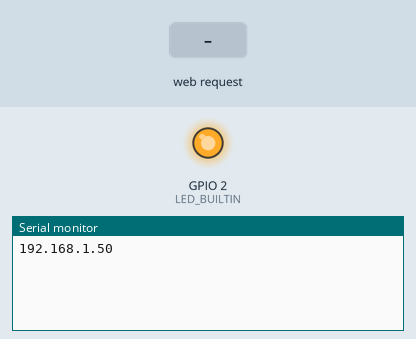
The sketch below on a simulated ESP8266 (NodeMCU). Shown: output pins drawn as LEDs (lit = HIGH, except the on-board LED, lit = LOW), the last lines printed to the serial monitor. The inputs (shaded band) are chosen by the test bench. WiFi joins after 1.5 s; servers stay silent unless stated.

Above: at 2.7 s.
2.8 s: HTTP request GET /w received
At 3.8 s:
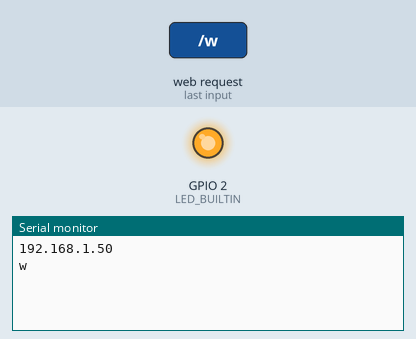
4.3 s: HTTP request GET /a received
At 5.5 s:
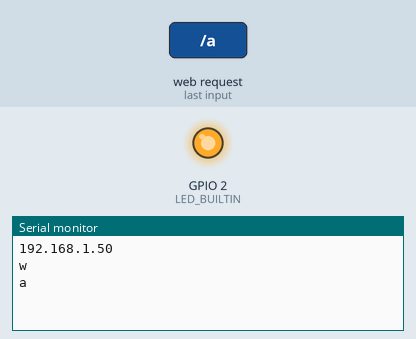
6.3 s: HTTP request GET /s received
At 7.1 s:
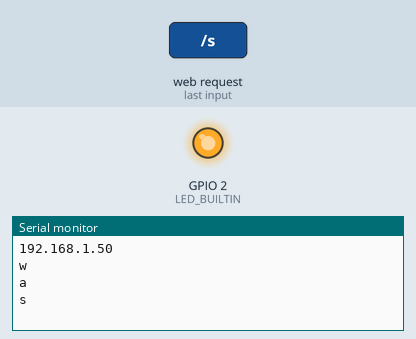

The sketch:

WiFiAccessPoint.ino
```cpp
#include <ESP8266WiFi.h>
//#include <ESP8266WebServer.h>
#include <ArduinoJson.h>


const char *ssid = "Mohammad";
const char *password = "";
const char *ssid2 = "Mohammad's Iphone";
const char *pass2 = "123456aa";
String t = "";
String ip1 = "";
int i =0;
WiFiServer server(80);


//void mainpage()
//{
//   server.send(200,"text/html",t);
////   server.arg("plain");
////   DynamicJasonBuffer jBuffer;
////   JasonObject& jObject = jBuffer.parsObject(data);
////   String ch = jObject["/s"];
////   Serial.println(ch);
//   Serial.println("w");
//
//};


void setup() {
  pinMode(LED_BUILTIN,OUTPUT);
	Serial.begin(115200);
	//Serial.println();
	//Serial.print("connecting to ");
  //Serial.print(ssid);
  WiFi.begin(ssid2, pass2);
  WiFi.begin(ssid, password);
  while (WiFi.status() != WL_CONNECTED)
  {
    delay(500);
    //Serial.print(".");
  };
  //Serial.println();
  //Serial.println("wifi connected");
  IPAddress ip =WiFi.localIP();

  ip1=String(ip[0])+".";
  ip1+=String(ip[1])+".";
  ip1+=String(ip[2])+".";
  ip1+=String(ip[3]);
  //texSerial.println(ip1);
  String a = "";
    a +="<!DOCTYPE html>\n";
  a +="<html>\n";
  a +="<head>\n";
  a +="    <title>Robot Navigation</title>\n";
  a +="    <link rel=\"stylesheet\" href=\"https://stackpath.bootstrapcdn.com/bootstrap/4.1.1/css/bootstrap.min.css\" integrity=\"sha384-WskhaSGFgHYWDcbwN70/dfYBj47jz9qbsMId/iRN3ewGhXQFZCSftd1LZCfmhktB\" crossorigin=\"anonymous\">\n";
  a +="    <link rel=\"stylesheet\" href=\"http://drive.google.com/uc?export=download&id=11IUqgh4O3E2dkZ9-Twi3n3N7hd3O-IZ6\">\n";
  a +="    <link href=\"https://fonts.googleapis.com/css?family=IBM+Plex+Mono:300\" rel=\"stylesheet\">\n";
  a +="    <link href=\"https://fonts.googleapis.com/css?family=Caveat|Permanent+Marker\" rel=\"stylesheet\">\n";
  a +="</head>\n";
  a +="<body>\n";
  a +="<div class=\"row\">\n";
  a +="     <div class=\"col-lg-4\">\n";
  a +="   <ul id=\"adidas\">\n";
  a +="        <li></li>\n";
  a +="        <li></li>\n";
  a +="       <li></li>\n";
  a +="   </ul>\n";
  a +="    </div>\n";
  a +="    <div class=\"col-lg-4\">\n";
  a +="        <h1 class=\"tm\">FORZA TEAMMELLI!</h1>\n";
  a +="    </div>\n";
  a +="<div class=\"col-lg-4\">\n";
  a +="    </div>\n";
  a +="    </div>\n";
  a +="<div class=\"row\">\n";
  a +="  <div class=\"col-lg-3\">\n";
  a +="    </div>\n";
  a +="    <div class=\"col-lg-3\" align=\"center\">\n";
  a +="    <h3 class=\"speed\">LEFT MOTOR SPEED</h3>\n";
  a +="        <canvas width=\"380\" height=\"250\" id=\"foo\"></canvas>\n";
  a +="        <h3 id=\"lm\" class=\"speed text-center\">left</h3>\n";
  a +="    </div>\n";
  a +="  <div class=\"col-lg-3 \" align=\"center\">\n";
  a +="    <h3  class=\"speed\">RIGHT MOTOR SPEED</h3>\n";
  a +="      <canvas width=\"380\" height=\"250\" id=\"boo\"></canvas>\n";
  a +="      <h3 id=\"rm\" class=\"speed text-center\">right</h3>\n";
  a +="    </div>\n";
  a +="</div>\n";
  a +="<div class=\"row\">\n";
  a +="    <div class=\"col-lg-4\"></div>\n";
  a +="    <div class=\"col-lg-4\">\n";
  a +="        <form>\n";
  a +="        <ul id=\"keyboard\">\n";
  a +="            <li id=\"w\" class=\"letterW\">W</li>\n";
  a +="            <li id=\"a\" class=\"letter\">A</li>\n";
  a +="            <li id=\"s\" class=\"letter\">S</li>\n";
  a +="           <li id=\"d\" class=\"letter\">D</li>\n";
  a +="    </ul>\n";
  a +="    </form>\n";
  a +="    </div>\n";
  a +="    <div class=\"col-lg-4\"></div>\n";
  a +="</div>\n";
  a +="<script type=\"text/javascript\" src=\"http://ajax.googleapis.com/ajax/libs/jquery/1.3.2/jquery.min.js\"></script>\n";
  a +="<script type=\"text/javascript\" src=\"/keyboard.js\"></script>\n";
  a +="<script src=\"https://ajax.googleapis.com/ajax/libs/jquery/3.1.0/jquery.min.js\"></script>\n";
  a +="<script type=\"text/javascript\">\n";
  a +="window.onload = function() {\n";
  a +="  document.getElementById(\"w\").onclick = function() {\n";
  a +=" $.post(\"http://";
  a += ip1;
  a += ":80\",\"/w\\n\", function(response){\n";
  a += "var lines = response.split('t');\n";
  a += "$('#lm').html(lines[0]);\n";
  a += "$('#rm').html(lines[1]);\n";
  a +=" gauge.set(lines[0]);\n";
  a +=" gaugeR.set(lines[1]);\n";
  a +=" });\n";
  a +=" event.preventDefault();\n";
  a +="}\n";
  a +=" document.getElementById(\"a\").onclick = function() {\n";
  a +=" $.post(\"http://";
  a += ip1;
  a += ":80\",\"/a\\n\", function(response){\n";
  a += "var lines = response.split('t');\n";
  a += "$('#lm').html(lines[0]);\n";
  a += "$('#rm').html(lines[1]);\n";
  a +=" gauge.set(lines[0]);\n";
  a +=" gaugeR.set(lines[1]);\n";
  a +=" });\n";
  a +=" event.preventDefault();\n";
  a +="}\n";
  a +=" document.getElementById(\"s\").onclick = function() {\n";
  a +=" $.post(\"http://";
  a += ip1;
  a += ":80\",\"/s\\n\", function(response){\n";
  a += "var lines = response.split('t');\n";
  a += "$('#lm').html(lines[0]);\n";
  a += "$('#rm').html(lines[1]);\n";
  a +=" gauge.set(lines[0]);\n";
  a +=" gaugeR.set(lines[1]);\n";
  a +=" });\n";
  a +="event.preventDefault();\n";
  a +="}\n";
  a +=" document.getElementById(\"d\").onclick = function() {\n";
  a +=" $.post(\"http://";
  a += ip1;
  a += ":80\",\"/d\\n\", function(response){\n";
  a += "var lines = response.split('t');\n";
  a += "$('#lm').html(lines[0]);\n";
  a += "$('#rm').html(lines[1]);\n";
  a +=" gauge.set(lines[0]);\n";
  a +=" gaugeR.set(lines[1]);\n";
  a +=" });\n";
  a +=" event.preventDefault();\n";
  a +="}\n";
  a +="    };\n";
  a +="</script>\n";
  a +="<!--\n";
  a +="//function uniKeyCode(event) {\n";
  a +="//    var key = event.keyCode;\n";
  a +="//    if (key === 37|| key === 38 ||key === 39 ||key === 40){\n";
  a +="//    document.getElementById(\"w\").innerHTML =\"&uarr;\" ;\n";
  a +="//    document.getElementById(\"a\").innerHTML =\"&larr;\" ;\n";
  a +="//    document.getElementById(\"s\").innerHTML =\"&darr;\" ;\n";
  a +="//    document.getElementById(\"d\").innerHTML =\"&rarr;\" ;\n";
  a +="//    }\n";
  a +="//}\n";
  a +="-->\n";
  a +="<script src=\"http://bernii.github.io/gauge.js/dist/gauge.js\"></script>\n";
  a +="<script type=\"text/javascript\" >\n";
  a +="var opts = {\n";
  a +="  angle: -0.2, // The span of the gauge arc\n";
  a +="  lineWidth: 0.2, // The line thickness\n";
  a +="  radiusScale: 1, // Relative radius\n";
  a +="  pointer: {\n";
  a +="    length: 0.6, // // Relative to gauge radius\n";
  a +="    strokeWidth: 0.05, // The thickness\n";
  a +="    color: '#000000' // Fill color\n";
  a +="  },\n";
  a +="  limitMax: false,     // If false, max value increases automatically if value > maxValue\n";
  a +="  limitMin: false,     // If true, the min value of the gauge will be fixed\n";
  a +=" generateGradient: true,\n";
  a +="  highDpiSupport: true,     // High resolution support\n";
  a +="staticZones: [ \n";
  a +="   {strokeStyle: \"#cc0000\", min: -200, max: -180},\n";
  a +="  {strokeStyle: \"#FFFFFF\", min: -180, max: 180},\n";
  a +="   {strokeStyle: \"#cb7d00\", min: 155, max: 162},\n";
  a +="   {strokeStyle: \"#cb7d00\", min: -162, max: -155},\n";
  a +="   {strokeStyle: \"#cb3700\", min: -178, max: -165},\n";
  a +="   {strokeStyle: \"#000000\", min: -101, max: -100},\n";
  a +="   {strokeStyle: \"#000000\", min: 100, max: 101 },\n";
  a +="   {strokeStyle: \"#000000\", min: -151, max: -150},\n";
  a +="   {strokeStyle: \"#000000\", min: 150, max: 151 },\n";
  a +="   {strokeStyle: \"#000000\", min: -51, max: -50},\n";
  a +="   {strokeStyle: \"#000000\", min: 50, max: 51 },\n";
  a +="   {strokeStyle: \"#cb3700\", min: 165, max: 178},\n";
  a +="   {strokeStyle: \"#cc0000\", min: 180, max: 200}  // Red\n";
  a +="],\n";
  a +="staticLabels: {\n";
  a +="  font: \"20px 'IBM Plex Mono', monospace\",  // Specifies font\n";
  a +="  labels: [-200,-100,-50,50,100,200],  // Print labels at these values\n";
  a +=" color: \"#000000\",  // Optional: Label text color\n";
  a +="  fractionDigits: 0  // Optional: Numerical precision. 0=round off.\n";
  a +="}\n";
  a +="};\n";
  a +="var lm=document.getElementById(\"lm\").innerHTML;\n";
  a +="var target = document.getElementById('foo');\n";
  a +="var gauge = new Gauge(target).setOptions(opts);\n";
  a +="gauge.maxValue = 200;\n";
  a +="gauge.setMinValue(-200);\n";
  a +="gauge.animationSpeed = 32;\n";
  a +="gauge.set(0);\n";
  a +="var rm=document.getElementById(\"rm\").innerHTML;\n";
  a +="var target = document.getElementById('boo');\n";
  a +="var gaugeR = new Gauge(target).setOptions(opts);\n";
  a +="gaugeR.maxValue = 200;\n";
  a +="gaugeR.setMinValue(-200);\n";
  a +="gaugeR.animationSpeed = 32;\n";
  a +="gaugeR.set(0);\n";
  a +="    </script>\n";
  a +="</body>\n";
  a +="</html>\n";
  a +="</script>\n";
  a +="</body>\n";
  a +="</html>\n";

  t=a;
	server.begin();
  Serial.println(ip1);
}

void loop() {
//  server.handleClient();
  WiFiClient client = server.available();
  if (!client)
  {
      return;
  };

  while (!client.available())
  {
    delay(1);
  };
  String req = client.readStringUntil('\r');
  if(req.indexOf("GET / HTTP/1.1")!=-1)
  {
      client.print(t);
  };

  if (req.indexOf("POST") != -1)
  {
    digitalWrite(LED_BUILTIN,!digitalRead(LED_BUILTIN));
    while (client.available())
    {
      req = client.readStringUntil('\n');
    };
  };

   if(req.indexOf("/w")!=-1)
  {
    String left = "0t";
    String right = "0t";
    Serial.println("w");
    left = Serial.readStringUntil('t');
    left += "t";
    right = Serial.readStringUntil('t');
    right += "t" ;
    client.println(left+right);
  }
  else if(req.indexOf("/a")!=-1)
  {
    String left = "0t";
    String right = "0t";
    Serial.println("a");
    left = Serial.readStringUntil('t');
    left += "t";
    right = Serial.readStringUntil('t');
    right += "t" ;
    client.print(left+right);
  }
  else if(req.indexOf("/s")!=-1)
  {
    String left = "0t";
    String right = "0t";
    Serial.println("s");
    left = Serial.readStringUntil('t');
    left += "t";
    right = Serial.readStringUntil('t');
    right += "t";
    client.print(left+right);
  }
  else if(req.indexOf("/d")!=-1)
  {
    String left = "0t";
    String right = "0t";
    Serial.println("d");
    left = Serial.readStringUntil('t');
    left += "t";
    right = Serial.readStringUntil('t');
    right += "t";
    client.print(left+right);
  }
  else if(req.indexOf("/e")!=-1)
  {
    String left = "0t";
    String right = "0t";
    Serial.println("h");
    left = Serial.readStringUntil('t');
    left += "t";
    right = Serial.readStringUntil('t');
    right += "t" ;
    client.print(left+right);
  };
  client.flush();


  //delay(1);
  //Serial.println("Client disconnected");
}
```

Measured:
- after the input at 2.8 s, the serial monitor: prints a new line at once (image 1)
- after the input at 4.3 s, the serial monitor: prints a new line after 0.50 s (image 2)
- after the input at 6.3 s, the serial monitor: prints a new line after 0.51 s (image 3)
